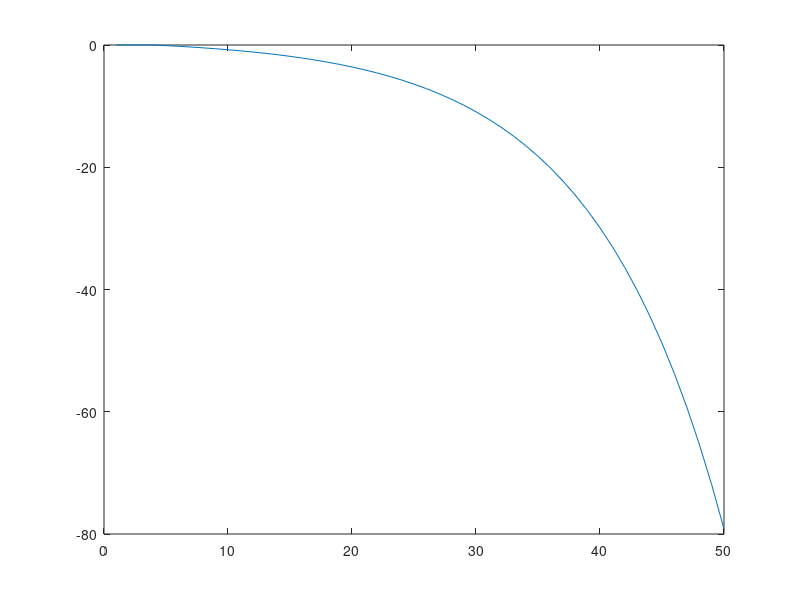

This figure's MATLAB source:
%Vin = [1 2 3 4 5 6 7 8 9 10 10.1 10.2 10.3 10.4 10.5 10.6 10.7 10.8 10.9 11 12 12.5];
clear all
close all
clc
R = 1000;
C=0.1*10^-6;
deltaT=0.00001;
f=(R*C)/deltaT
Vc(1)=0;
Vc(2)=0;
Vc(3)=0;
Vc(4)=0;
tama=50;
Vin=ones(tama,2);
for (i=4:tama-1)
  Vc(i+1)=((Vc(i)+f*Vc(i)-Vin(i))/f);
endfor
plot(Vc);
